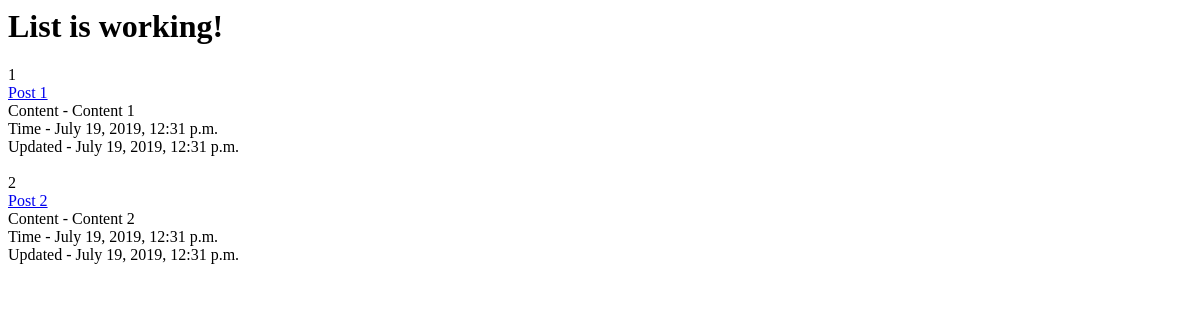
The app's page /posts/, older data.
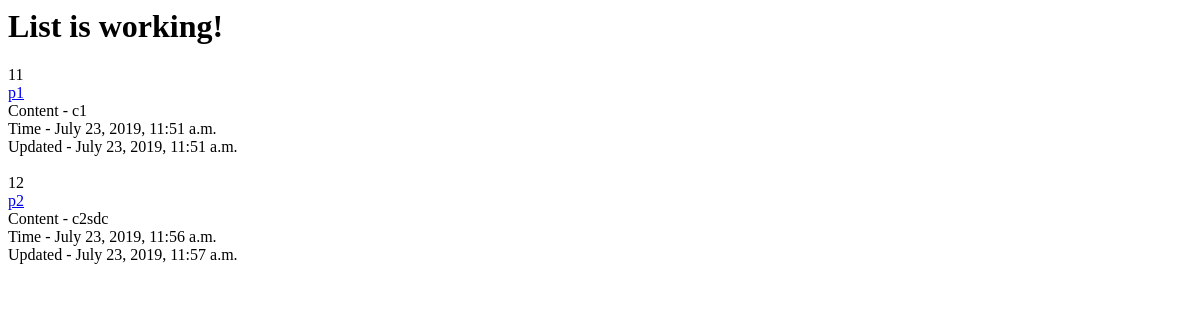
The same page, newer data.
### posts/models.py (models this page shows, shortened)
class Post(models.Model):
	title = models.CharField(max_length = 120)
	content = models.TextField()
	updated = models.DateTimeField(auto_now = True, auto_now_add = False)
	timestamp = models.DateTimeField(auto_now = False, auto_now_add = True)
	def get_absolute_url(self):
		return reverse("posts:detail", kwargs = {"pid": self.id})

### posts/views.py (the view)
def post_list(request):
	queryset = Post.objects.all()
	context = {
		'object_list' : queryset,
		'title' : "List",
	}
	return render(request, "post_list.html", context)

### templates/post_list.html (shortened to what this page needs)
{% extends "base.html" %}
{% block content %}
		<h1>{{ title }} is working!</h1>
		{% for obj in object_list %}
			{{ obj.id }}<br/>
			<a href='{{ obj.get_absolute_url }}'>{{ obj.title }}</a><br/>
			Content - {{ obj.content }}<br/>
			Time - {{ obj.timestamp }}<br/>
			Updated - {{ obj.updated }}<br/>
		{% endfor %}
{% endblock content %}

### templates/base.html (shortened to what this page needs)
</html>
	<head>
	</head>
	<body>
		<div class='container'>
			{% block content %}
			{% endblock content %}
		</div>
	</body>
</html>

Row changes from the older to the newer data that the page shows:
removed Post: id "1", title "Post 1", content "Content 1", timestamp "July 19, 2019, 12:31 p.m.", updated "July 19, 2019, 12:31 p.m."
removed Post: id "2", title "Post 2", content "Content 2", timestamp "July 19, 2019, 12:31 p.m.", updated "July 19, 2019, 12:31 p.m."
added Post: id "11", title "p1", content "c1", timestamp "July 23, 2019, 11:51 a.m.", updated "July 23, 2019, 11:51 a.m."
added Post: id "12", title "p2", content "c2sdc", timestamp "July 23, 2019, 11:56 a.m.", updated "July 23, 2019, 11:57 a.m."
